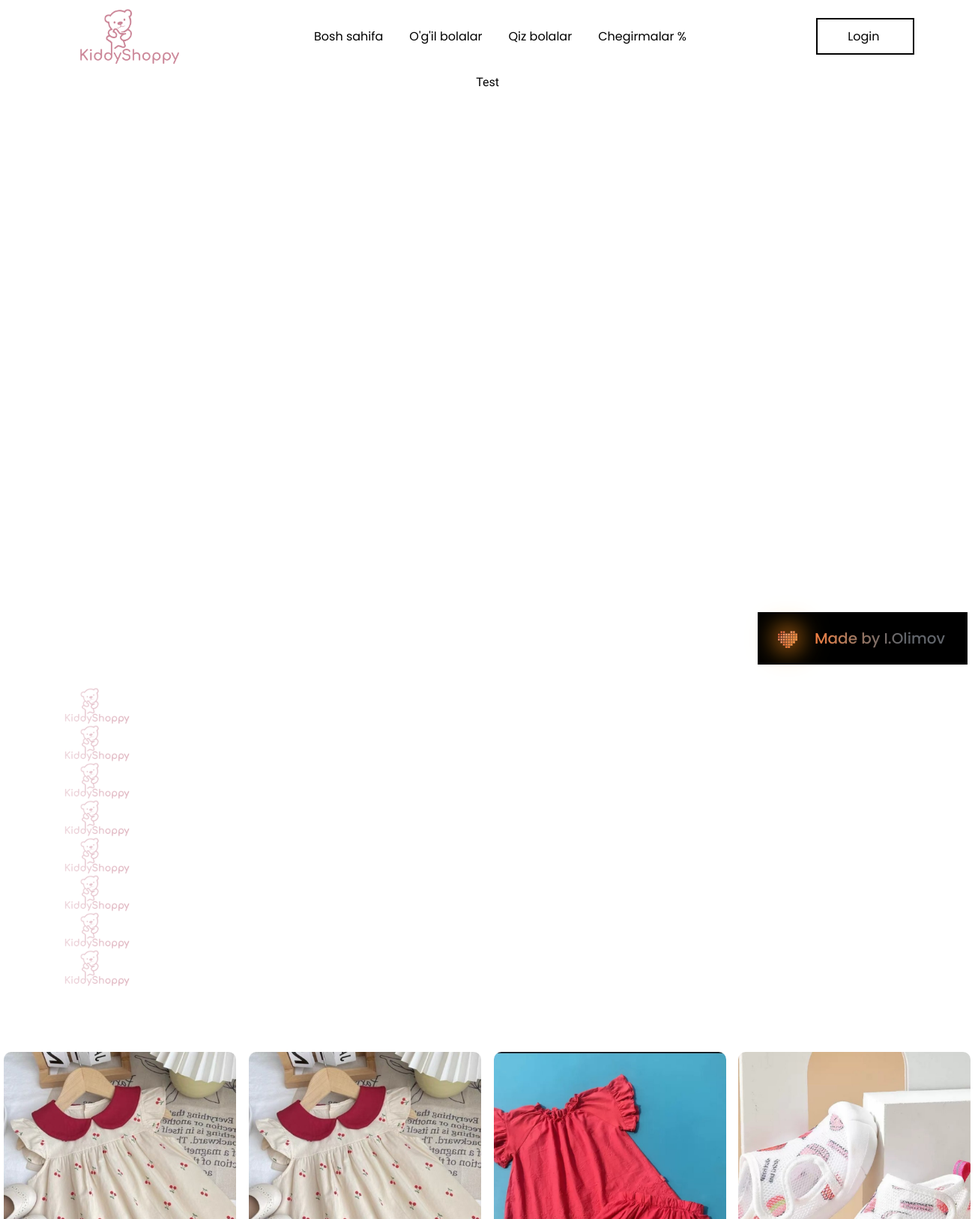
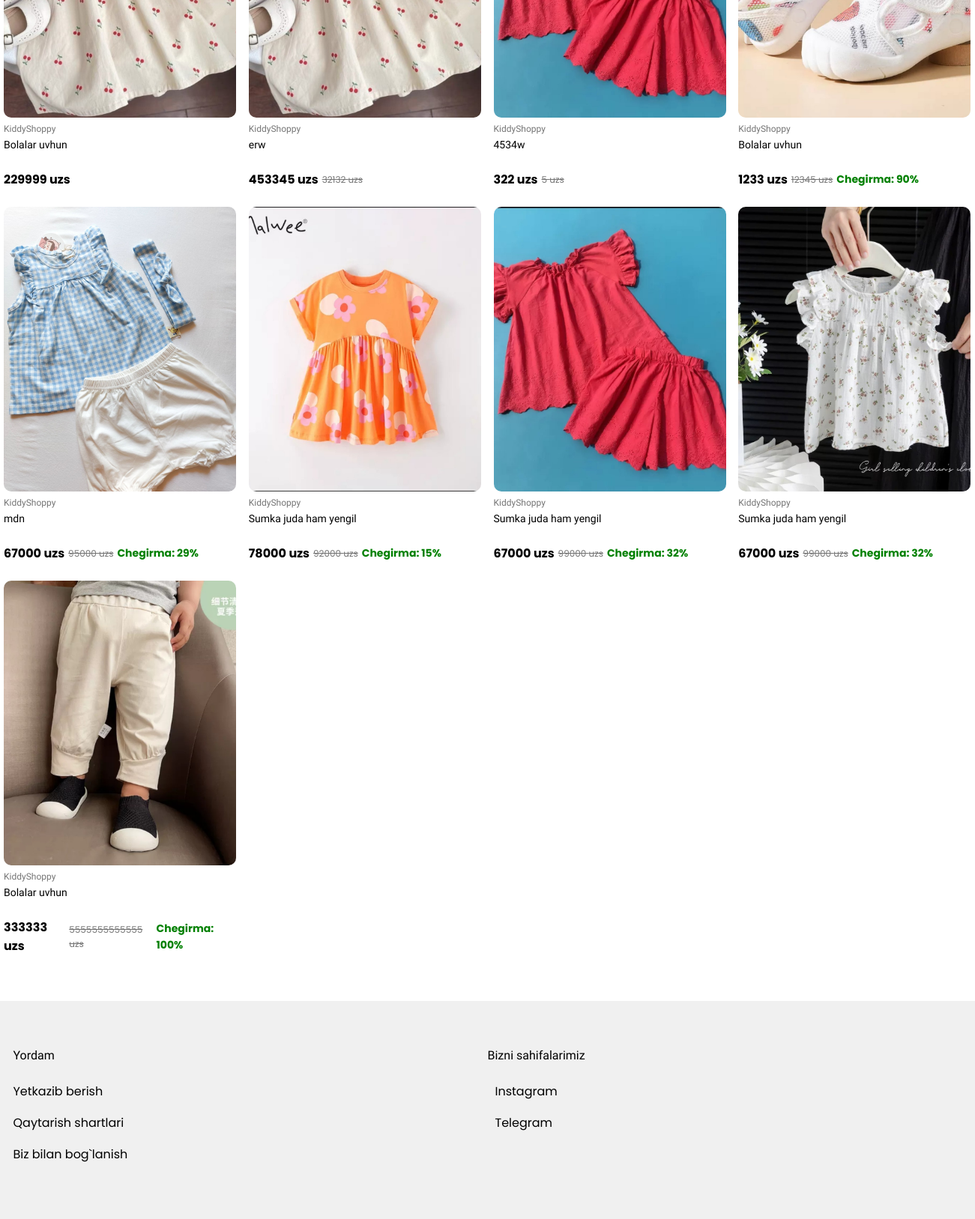
The page / on the database its author committed (2 pictures, top to bottom).
### base/models.py (models this page shows, shortened)
class Main_Kiyim(models.Model):
    YOSH_CHOICES = [
        ('1', '1 oylik'),
        ('2', '2 oylik'),
        ('3', '3 oylik'),
        ('4', '4 oylik'),
        ('5', '5 oylik'),
        ('6', '6 oylik'),
        ('7', '7 oylik'),
        ('8', '8 oylik'),
        ('9', '9 oylik'),
        ('9', '9 oylik'),
        ('10', '10 oylik'),             # ✅ Qo‘shildi
        ('11', '11 oylik'),             # ✅ Qo‘shildi
        ('12', '12 oylik'),             # ✅ Qo‘shildi
        ('13', '1 yosh'),               # ✅
        ('14', '2 yosh'),               # ✅
        ('15', '3 yosh'),
        ('16', '4 yosh'),
    ]
    yoshi = models.CharField(
        max_length=2,
        choices=YOSH_CHOICES,
        blank=True,
        null=True,
        verbose_name="Bolalar yoshi"
    )
    GENDER_CHOICES = [
        ('qiz', 'Qiz bola'),
        ('ogil', 'O‘g‘il bola'),
    ]
    jinsi = models.CharField(
        max_length=5,
        choices=GENDER_CHOICES,
        default='qiz',
        verbose_name="Jinsi",
        help_text="Qiz bola yoki o‘g‘il bola uchun"
    )
    BALAND_CHOICES = [
    ('40', '40 sm'),
    ('45', '45 sm'),
    ('50', '50 sm'),
    ('55', '55 sm'),
    ('60', '60 sm'),
    ('65', '65 sm'),
    ('70', '70 sm'),
]
    KG_CHOICES = [
    ('2', '2 kg'),
    ('2.5', '2.5 kg'),
    ('3', '3 kg'),
    ('3.5', '3.5 kg'),
    ('4', '4 kg'),
    ('4.5', '4.5 kg'),
    ('5', '5 kg'),
    ]
    pre_balandligi = models.CharField("PRE balandligi", max_length=50,     choices=BALAND_CHOICES, blank=True, null=True)
    pre_kilogrami = models.CharField("PRE kilogrami", max_length=50, choices=KG_CHOICES,    blank=True, null=True)
    nb_balandligi = models.CharField("NB balandligi", max_length=50, choices=BALAND_CHOICES,    blank=True, null=True)
    nb_kilogrami = models.CharField("NB kilogrami", max_length=50, choices=KG_CHOICES,  blank=True, null=True)
    m3_balandligi = models.CharField("3M balandligi", max_length=50, choices=BALAND_CHOICES,    blank=True, null=True)
    m3_kilogrami = models.CharField("3M kilogrami", max_length=50, choices=KG_CHOICES,  blank=True, null=True)
    m6_balandligi = models.CharField("6M balandligi", max_length=50, choices=BALAND_CHOICES,    blank=True, null=True)
    m6_kilogrami = models.CharField("6M kilogrami", max_length=50, choices=KG_CHOICES,  blank=True, null=True)
    m9_balandligi = models.CharField("9M balandligi", max_length=50, choices=BALAND_CHOICES,    blank=True, null=True)
    m9_kilogrami = models.CharField("9M kilogrami", max_length=50, choices=KG_CHOICES,  blank=True, null=True)
    main_img = models.ImageField(upload_to='kiyimlar/', blank=True, null=True)
    birinchi_img = models.ImageField(upload_to='kiyimlar/', blank=True, null=True)
    ikkinchi_img = models.ImageField(upload_to='kiyimlar/', blank=True, null=True)
    uchinchi_img = models.ImageField(upload_to='kiyimlar/', blank=True, null=True)
    tortinchi_img = models.ImageField(upload_to='kiyimlar/', blank=True, null=True)
    beshinchi_img = models.ImageField(upload_to='kiyimlar/', blank=True, null=True)
    oltinchi_img = models.ImageField(upload_to='kiyimlar/', blank=True, null=True)
    tavsifi = models.CharField(max_length=100)
    narhi = models.PositiveIntegerField()
    skidkasi = models.PositiveIntegerField(
    blank=True,
    null=True,
    verbose_name="Chegirma (%)",
    help_text="Chegirma foizi, agar yo'q bo‘lsa bo‘sh qoldiring"
    )
    kiyim_haqida = models.TextField(null=True, blank=True)
    birinchi_xususiyati = models.CharField(max_length=50, null=True, blank=True)
    ikkinchi_xususiyati = models.CharField(max_length=50, null=True, blank=True)
    uchunchi_xususiyati = models.CharField(max_length=50, null=True, blank=True)
    tortinchi_xususiyati = models.CharField(max_length=50, null=True, blank=True)
    beshinchi_xususiyati = models.CharField(max_length=50, null=True, blank=True)
    oltinchi_xususiyati = models.CharField(max_length=50, null=True, blank=True)
    class Meta:
        verbose_name = "Asosiy kiyim"
        verbose_name_plural = "Asosiy kiyimlar"
        ordering = ['-id']
    @property
    def chegirma_foizi(self):
        if self.narhi and self.skidkasi and self.skidkasi > self.narhi:
            return round(((self.skidkasi - self.narhi) / self.skidkasi) * 100)
        return 0

### base/views.py (the view)
# urls.py: path("", home, name="home"),
def home(request):
    kiyim = Main_Kiyim.objects.all()
    return render(request, "home.html", {"kiyim": kiyim})

### base/templates/home.html (shortened to what this page needs)
{% extends 'base.html' %}
{% load static %}
{% block content %}
<section id="intro">
    <div class="my-logo">
        <img src="/static/img/my-logo.svg" alt="logo" width="80">
        <span>Made by I.Olimov</span>
    </div>
    <div class="test">
        <h1 style="color: black;">Test</h1>
    </div>
</section>
<div class="logos">
    <div class="logos-slide">
        <img src="/static/img/pink.png" alt="logo" width="170" height="76.6">
        <img src="/static/img/pink.png" alt="logo" width="170" height="76.6">
        <img src="/static/img/pink.png" alt="logo" width="170" height="76.6">
        <img src="/static/img/pink.png" alt="logo" width="170" height="76.6">
        <img src="/static/img/pink.png" alt="logo" width="170" height="76.6">
        <img src="/static/img/pink.png" alt="logo" width="170" height="76.6">
        <img src="/static/img/pink.png" alt="logo" width="170" height="76.6">
        <img src="/static/img/pink.png" alt="logo" width="170" height="76.6">
    </div>
</div>
<div class="products">
    {% for kiyim in kiyim %}
    <div class="product_card">
        <a href="{% url 'detail' kiyim.id %}">
            <div class="product_card_info">
                <img src="{{ kiyim.main_img.url }}" alt="baby-clothes" width="310" height="400">
                <h4>KiddyShoppy</h4>
                <h3>{{ kiyim.tavsifi }}</h3>
                <div class="product_card_info_price">
                    <p class="new_price">{{ kiyim.narhi }} uzs</p>
                    {% if kiyim.skidkasi %}
                    <p class="old_price">{{ kiyim.skidkasi }} uzs </p>
                    {% else %}
                    <span></span>
                    {% endif %}
                    {% if kiyim.chegirma_foizi > 0 %}
                    <p style="color: green; font-size: 14px; margin-left: 5px; font-weight: bold;">
                        Chegirma: {{ kiyim.chegirma_foizi }}%
                    </p>
                    {% endif %}
                </div>
            </div>
        </a>
    </div>
    {% endfor %}
</div>
{% endblock %}

### base/templates/navigation.html (style rules this page uses)
a { display: inline-block; text-decoration: none; color: #000; }

### base/templates/home.html (style rules this page uses)
* { margin: 0; padding: 0; box-sizing: border-box; }
body { font-family: "Poppins", sans-serif; line-height: 1.6; }
h1, h2, h3, h4 { font-family: "League Spartan", serif; }
a { display: inline-block; text-decoration: none; color: #000; }
#intro { position: relative; height: 100vh; text-align: center; color: #fff; }
.my-logo { position: absolute; bottom: 10px; right: 10px; display: flex; align-items: center; justify-content: space-between; width: 280px; height: 70px; background-color: #000; }
.my-logo img { position: absolute; filter: drop-shadow(0 0 17px orange); }
.my-logo span { position: absolute; right: 30px; background: linear-gradient(90deg, #f58041, #ac795c 25.6%, #887064 41.58%, #716a69 56.98%, #61656b 69.44%); -webkit-background-clip: text; -webkit-text-fill-color: transparent; font-weight: 500; font-size: 20px; }
.products { width: 1291px; margin: 0 auto; padding-block: 60px; display: grid; grid-template-columns: repeat(4, minmax(0, 1fr)); grid-row-gap: 24px; grid-column-gap: 16px; }
.product_card { width: 310px; }
.product_card_info img { object-fit: cover; object-position: 50%; border-radius: 10px; width: 310px; height: 380px; }
.product_card_info h4 { font-size: 12px; font-weight: 500; line-height: 1.2; color: #757575; margin: 8px 0 5px; }
.product_card_info h3 { font-size: 14px; font-weight: inherit; line-height: 1.2; min-height: 42px; }
.product_card_info_price { display: flex; align-items: center; }
.new_price { font-weight: 700; margin-inline-end: 5px; }
.old_price { font-size: 12px; color: #757575; text-decoration: line-through; }
.logos { position: relative; overflow: hidden; white-space: nowrap; padding: 20px 0; }
.logos::before { position: absolute; content: ''; top: 0; left: 0; width: 250px; height: 100%; z-index: 2; background: linear-gradient(to left, rgba(255, 255, 255, 0), #fff); }
.logos::after { position: absolute; content: ''; top: 0; right: 0; width: 250px; height: 100%; z-index: 2; background: linear-gradient(to right, rgba(255, 255, 255, 0), #fff); }
.logos-slide { display: inline-block; animation: 30s scroll infinite linear; }
.logos-slide img { object-fit: contain; height: 50px; margin: 0 40px; }

### rows shown on the page
Main_Kiyim: main_img (picture), tavsifi "Bolalar uvhun", narhi "229999"
Main_Kiyim: main_img (picture), tavsifi "erw", narhi "453345", skidkasi "32132"
Main_Kiyim: main_img (picture), tavsifi "4534w", narhi "322", skidkasi "5"
Main_Kiyim: main_img (picture), tavsifi "Bolalar uvhun", narhi "1233", skidkasi "12345", chegirma_foizi "90"
Main_Kiyim: main_img (picture), tavsifi "mdn", narhi "67000", skidkasi "95000", chegirma_foizi "29"
Main_Kiyim: main_img (picture), tavsifi "Sumka juda ham yengil", narhi "78000", skidkasi "92000", chegirma_foizi "15"
Main_Kiyim: main_img (picture), tavsifi "Sumka juda ham yengil", narhi "67000", skidkasi "99000", chegirma_foizi "32"
Main_Kiyim: main_img (picture), tavsifi "Sumka juda ham yengil", narhi "67000", skidkasi "99000", chegirma_foizi "32"
Main_Kiyim: main_img (picture), tavsifi "Bolalar uvhun", narhi "333333", skidkasi "5555555555555", chegirma_foizi "100"
